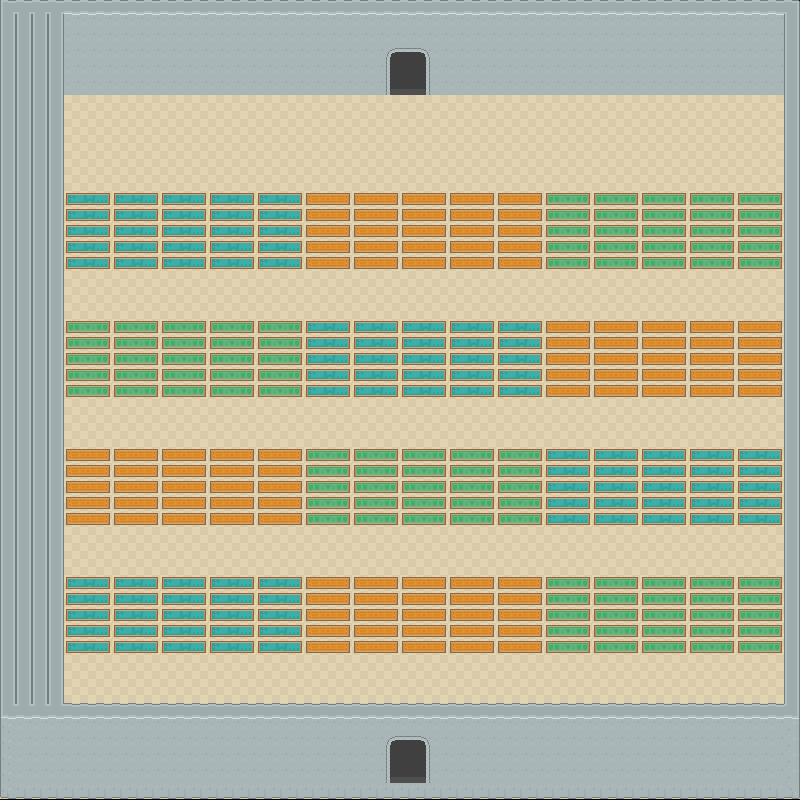

A 2D game scene composited from a Tiled map and its tileset images. What follows is a short description and the map's XML, with each tile layer's data collapsed to a summary:
An orthogonal 50x50 tile map with 16x16 px tiles, 3 tile layers (Ground, Wall, Decorations), 2 tilesets.

<map version="1.10" tiledversion="1.11.2" orientation="orthogonal" renderorder="right-down" width="50" height="50" tilewidth="16" tileheight="16" infinite="0" nextlayerid="4" nextobjectid="1">
 <tileset firstgid="1" name="tilemap_packed" tilewidth="17" tileheight="17" tilecount="476" columns="28">
  <image source="tilemap_packed.png" width="492" height="305" />
 </tileset>
 <tileset firstgid="477" name="tilemap2_packed" tilewidth="17" tileheight="17" tilecount="442" columns="26">
  <image source="tilemap2_packed.png" width="458" height="305" />
 </tileset>
 <layer id="2" name="Ground" width="50" height="50">
  <data>[2500 cells, 2450 non-empty, 2 distinct tile ids]</data>
 </layer>
 <layer id="1" name="Wall" width="50" height="50">
  <data>[2500 cells, 790 non-empty, 14 distinct tile ids]</data>
 </layer>
 <layer id="3" name="Decorations" width="50" height="50">
  <data>[2500 cells, 918 non-empty, 18 distinct tile ids]</data>
 </layer>
</map>
